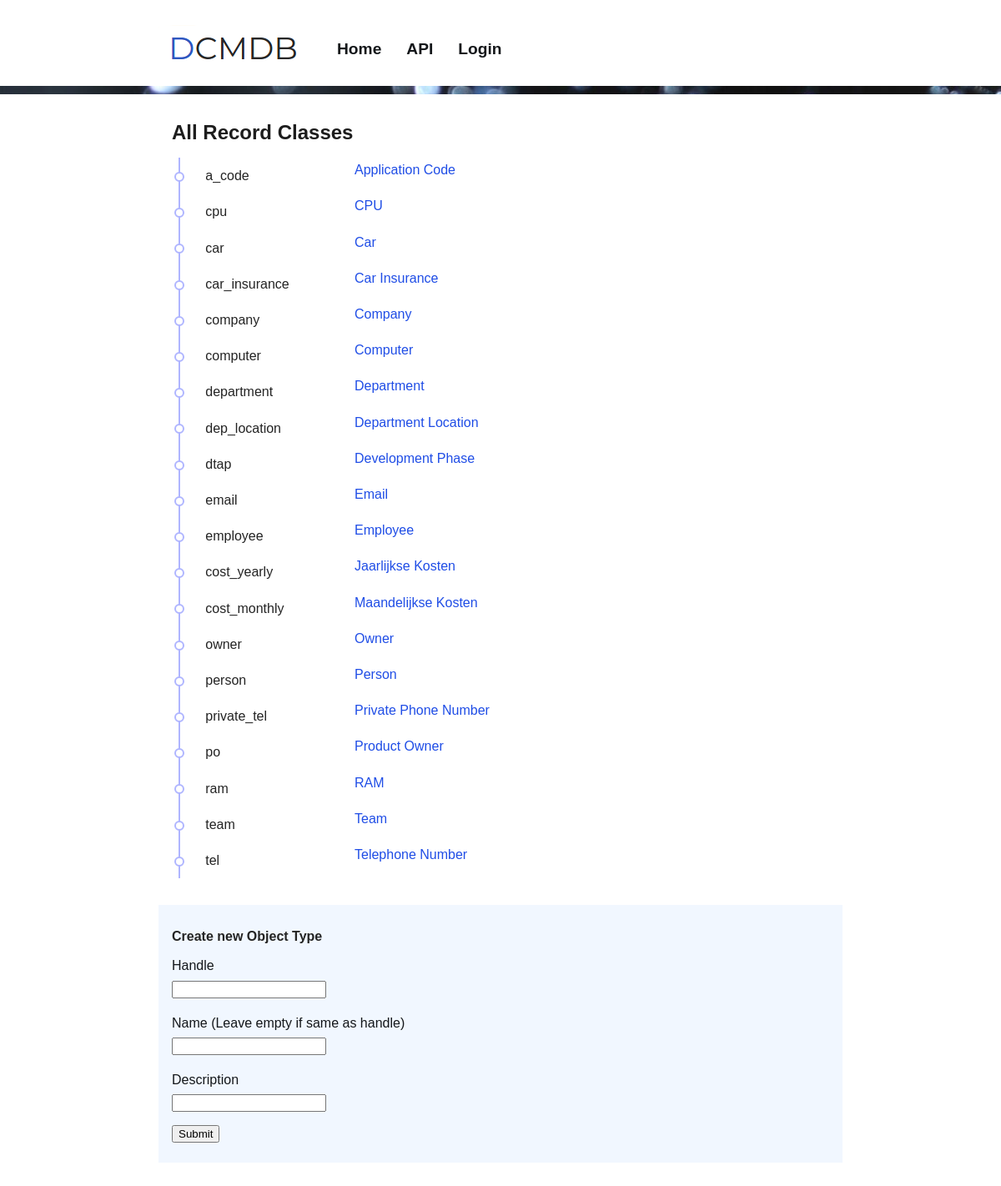
Screenshot of /ui/api/v1/class/ with the database file from the repository.
### tables this page shows
CREATE TABLE classes (id integer primary key autoincrement, handle text UNIQUE, name text, type text, description text, appended integer, unit text, value_prefix, value_limit text, applies_to text, accepts text);

### frontend/api_v1.py (the view)
@api.route('/ui/api/v1/class')
@api.route('/ui/api/v1/class/')
def render_class_list():
    index.g.title = 'All Record Classes'
    classes = index.backend.get_all_record_classes()
    classes.sort(key=lambda x: x.name)
    index.g.objects = classes
    from .forms import CreateRecordClassForm
    form = CreateRecordClassForm()
    r = form.validate_on_submit()
    return index.render_template('api_v1_class_list.html', form=form)

### frontend/forms.py
class CreateRecordClassForm(FlaskForm):
    class_handle      = StringField('Handle',
                        validators=[InputRequired(), Length(min=1, max=200)])
    class_name        = StringField('Name (Leave empty if same as handle)',
                         validators=[Length(min=0, max=200)])
    class_description = StringField('Description')
    submit = SubmitField('Submit')

### backend/app.py (called while the page is built)
    def get_all_record_classes(self):
        query = "SELECT * FROM classes"
        return self.get_object_list(query, RecordClass)

    def get_object_list(self, query, ObjectClass):
        query_result = self.db.fetch_all(query)
        object_list = []
        for row in query_result:
            obj_id = row[0]
            obj = ObjectClass(self, obj_id)
            object_list.append(obj)
        return object_list

    def csl_to_list(self, csl):
        l = csl.split(", ")
        return list(filter(None, l))

### backend/application/sqlite_engine.py (called while the page is built)
    def connect(self):
        if self.connection == False:
            self.connection = sqlite3.connect(self.url)
            self.cursor = self.connection.cursor()

    def commit(self):
        self.connection.commit()

    def close_connection(self):
        self.connection.close()
        self.connection = False

    def fetch_one(self, query):
        self.connect()
        qr = self.cursor.execute(query)
        result = self.cursor.fetchone()
        self.commit()
        self.close_connection()
        return result

    def fetch_all(self, query):
        self.connect()
        qr = self.cursor.execute(query)
        result = self.cursor.fetchall()
        self.commit()
        self.close_connection()
        return result

### frontend/templates/api_v1_class_list.html (shortened to what this page needs)
{% extends "base.html" %}
{% from 'common.html' import input as input %}
{% block content %}
<article>
	<h1> {{ g.title }}</h1>
	<p>
		<table class="tablelist">
			{% for obj in g.objects %}
				<tr>
					<td class="bullet">
						 {{ obj.handle}}
					</td>
					<td>
						<a href="/ui/api/v1/{{ obj.url }}">{{obj.name}}</a>
					</td>
				</tr>
			{% endfor %}
		</table>
	</p>
	<form method="POST" >
	<h4> Create new Object Type</h4>
	{{ input(form.class_handle,5) }}
	{{ input(form.class_name,5) }}
	{{ input(form.class_description,5) }}
	{{ form.submit }}
	</form>
</article>
{% endblock %}

### rows the page displays
classes: handle "a_code", name "Application Code"
classes: handle "cpu", name "CPU"
classes: handle "car", name "Car"
classes: handle "car_insurance", name "Car Insurance"
classes: handle "company", name "Company"
classes: handle "computer", name "Computer"
classes: handle "department", name "Department"
classes: handle "dep_location", name "Department Location"
classes: handle "dtap", name "Development Phase"
classes: handle "email", name "Email"
classes: handle "employee", name "Employee"
classes: handle "cost_yearly", name "Jaarlijkse Kosten"
classes: handle "cost_monthly", name "Maandelijkse Kosten"
classes: handle "owner", name "Owner"
classes: handle "person", name "Person"
classes: handle "private_tel", name "Private Phone Number"
classes: handle "po", name "Product Owner"
classes: handle "ram", name "RAM"
classes: handle "team", name "Team"
classes: handle "tel", name "Telephone Number"

### other values shown
{{ g.title }} "All Record Classes"
{{ field.label }} "Handle Name (Leave empty if same as handle) Description"
